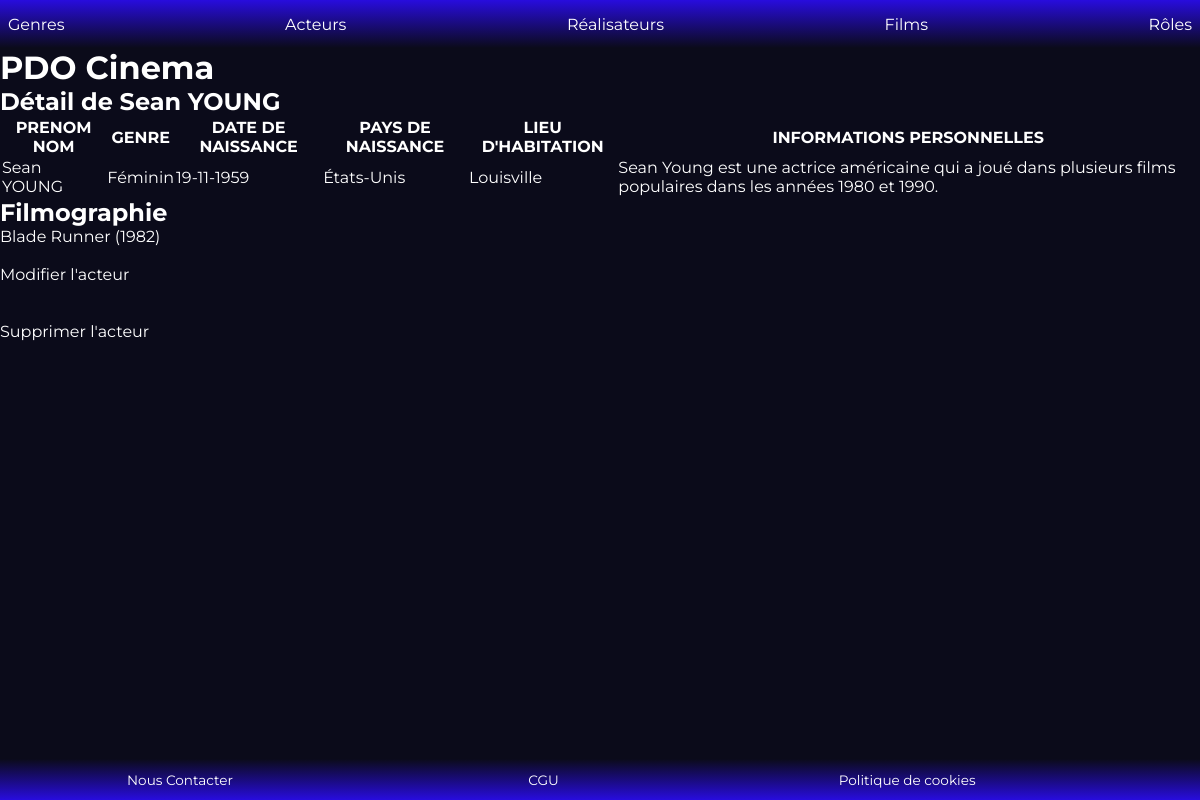
The app's page /index.php?action=detailActeur&id=6 with its own data.
### tables this page shows
CREATE TABLE IF NOT EXISTS `acteur` (
  `id_acteur` int NOT NULL AUTO_INCREMENT,
  `id_personne` int NOT NULL,
  PRIMARY KEY (`id_acteur`),
  UNIQUE KEY `id_personne` (`id_personne`),
  CONSTRAINT `acteur_ibfk_1` FOREIGN KEY (`id_personne`) REFERENCES `personne` (`id_personne`)
);

CREATE TABLE IF NOT EXISTS `personne` (
  `id_personne` int NOT NULL AUTO_INCREMENT,
  `prenom_personne` varchar(50) NOT NULL,
  `nom_personne` varchar(50) NOT NULL,
  `sexe_personne` varchar(50) NOT NULL,
  `date_naissance_personne` date NOT NULL,
  `pays_naissance` varchar(100) DEFAULT NULL,
  `lieu_habitation` varchar(100) DEFAULT NULL,
  `informations_personnelles` TEXT NOT NULL,
  PRIMARY KEY (`id_personne`)
);

CREATE TABLE IF NOT EXISTS `film` (
  `id_film` int NOT NULL AUTO_INCREMENT,
  `titre_film` varchar(50) NOT NULL,
  `date_sortie_france_film` date NOT NULL,
  `duree_mn_film` int NOT NULL,
  `affiche_film` varchar(50) NOT NULL,
  `synopsis_film` TEXT NOT NULL,
  `note_film` int DEFAULT NULL,
  `id_realisateur` int NOT NULL,
  PRIMARY KEY (`id_film`),
  KEY `id_realisateur` (`id_realisateur`),
  CONSTRAINT `film_ibfk_1` FOREIGN KEY (`id_realisateur`) REFERENCES `realisateur` (`id_realisateur`)
);

### controller/ActeurController.php (called while the page is built, shortened)
<?php
class ActeurController {
    public function detailActeur($id) {
        $pdo = Connect::seConnecter();
        $requeteActeurs = $pdo->prepare("
            SELECT  CONCAT(personne.prenom_personne, ' ', personne.nom_personne) AS
                    acteur_actrice, personne.sexe_personne,
                    DATE_FORMAT(personne.date_naissance_personne, '%d-%m-%Y') AS date_naissance,
                    personne.pays_naissance, personne.lieu_habitation, personne.informations_personnelles,
                    acteur.id_acteur
            FROM personne
                INNER JOIN acteur ON personne.id_personne = acteur.id_personne
            WHERE acteur.id_acteur =  :id
        ");
        $requeteActeurs->execute([":id"=>$id]);
        $requeteFilms = $pdo->prepare("
            SELECT  film.titre_film, film.id_film,
                    YEAR(film.date_sortie_france_film) AS annee_sortie,
                    acteur.id_acteur
            FROM film
                INNER JOIN jouer ON film.id_film = jouer.id_film
                INNER JOIN acteur ON jouer.id_acteur = acteur.id_acteur
            WHERE acteur.id_acteur = :id
            ORDER BY film.date_sortie_france_film DESC
        ");
        $requeteFilms->execute([":id"=>$id]);
        require "view/acteurs/detailActeur.php";
    }
}

### view/acteurs/detailActeur.php (the view, shortened to what this page needs)
<?php
$infosActeur = $requeteActeurs->fetch();
?>
<table>
    <thead>
        <tr>
            <th>PRENOM NOM</th>
            <th>GENRE</th>
            <th>DATE DE NAISSANCE</th>
            <th>PAYS DE NAISSANCE</th>
            <th>LIEU D'HABITATION</th>
            <th>INFORMATIONS PERSONNELLES</th>
        </tr>
    </thead>
    <tbody>
        <tr>
            <td><?= $infosActeur["acteur_actrice"] ?></td>
            <td><?= $infosActeur["sexe_personne"] ?></td>
            <td><?= $infosActeur["date_naissance"] ?></td>
            <td><?= $infosActeur["pays_naissance"] ?></td>
            <td><?= $infosActeur["lieu_habitation"] ?></td>
            <td><?= $infosActeur["informations_personnelles"] ?></td>
        </tr>
    </tbody>
</table>
<h2> Filmographie </h2>
<div>
    <ul>
        <?php foreach($requeteFilms->fetchAll() as $filmographie) { ?>
            <li>
                <a href="index.php?action=detailFilm&id=<?=$filmographie['id_film']?>"> <?= $filmographie["titre_film"] ?> (<?= $filmographie["annee_sortie"] ?>) </a>
            </li>
            <?php } ?>
    </ul>
</div>
<br>
<a href="index.php?action=modifierActeur&id=<?= $infosActeur["id_acteur"]?>">Modifier l'acteur</a>
<br>
<br>
<a href="index.php?action=supprimerActeur&id=<?=$infosActeur["id_acteur"]?>"> Supprimer l'acteur </a>
<?php
require "view/template.php";

### public/css/styles.css (style rules this page uses)
:root { --body-color: rgba(11, 11, 26, 1); --body-font: "Montserrat", sans-serif; --text-color:rgba(255, 255, 255, 1); --h1-font-size: 1.5rem; --h2-font-size: 1.25rem; --h3-font-size: 1rem; --normal-font-size: 0.938rem; --small-font-size: 0.850rem; }
* { box-sizing: border-box; padding: 0; margin: 0; }
a { text-decoration: none; color: var(--text-color); }
ul, li { list-style: none; }
@media (min-width:320px) { .liste ul, li { width: 100%; } }

### records on screen
acteur: id_personne.sexe_personne "Féminin", id_personne.pays_naissance "États-Unis", id_personne.lieu_habitation "Louisville", id_personne.informations_personnelles "Sean Young est une actrice américaine qui a joué dans plusieurs films populaires dans les années 1980 et 1990."
film: titre_film "Blade Runner", annee_sortie "1982"

### other values on screen
$titre_secondaire "Détail de Sean YOUNG"
$infosActeur["acteur_actrice"] "Sean YOUNG"
$infosActeur["date_naissance"] "19-11-1959"
